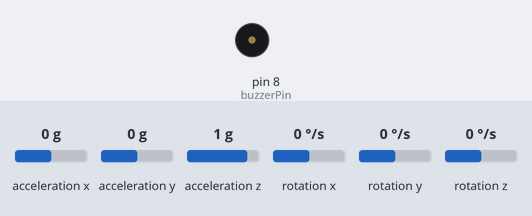
A sketch run on a simulated Arduino Uno, built with avr-gcc and run on an emulated ATmega328P. Shown: buzzer (waves = sounding, pin HIGH). Wiring (inferred from the names in the program): MPU-6050 motion sensor at I2C address 0x68. Inputs (shaded band) come from the test bench; at power-on: acceleration z 1 g, rotation x 0 °/s, acceleration x 0 g, acceleration y 0 g, rotation y 0 °/s, rotation z 0 °/s. What the sketch prints to the serial monitor is not drawn.

Above: at 1.2 s.
1.3 s: acceleration z set to 0 g
2.9 s: rotation x set to -95 °/s
4.4 s: rotation x set to -107 °/s
At 4.79 s:
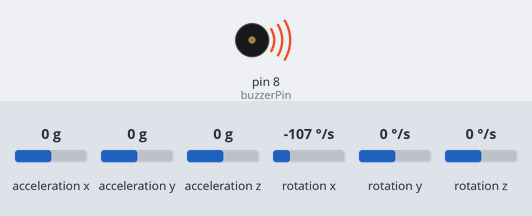
7.4 s: acceleration x set to -1.4 g
At 7.79 s:
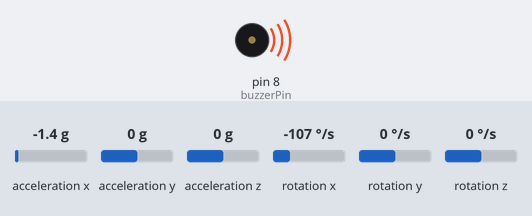
10.4 s: acceleration x set to -0.6 g
13.4 s: acceleration x set to -0.3 g
At 13.83 s:
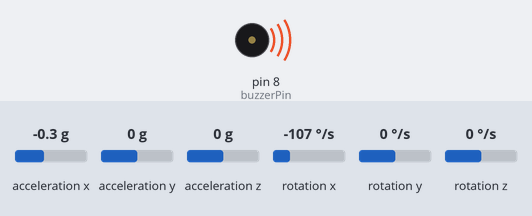
Timing chart, 0 to 17.4 s (numbered marks = the images above; inputs shaded):
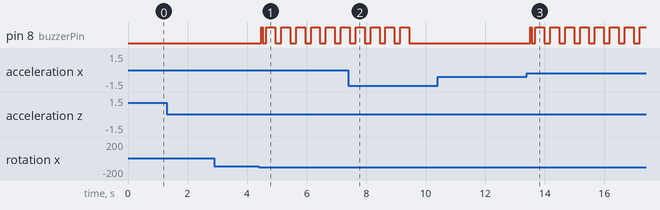

Measured:
- the behaviour switches between -100 and -101 °/s on rotation x (found by bisection; images 0 and 1)
- the behaviour switches between -0.5 and -0.4 g on acceleration x (found by bisection; images 2 and 3)
- after the input at 1.3 s, every drawn part: stays the same
- after the input at 2.9 s, every drawn part: stays the same
- after the input at 4.4 s, pin 8 (buzzerPin): goes HIGH 0.05 s, LOW 0.12 s, 5 × (HIGH 0.30 s, LOW 0.20 s), then HIGH, starting after 0.08 s
- after the input at 7.4 s, pin 8 (buzzerPin): goes on until 9.4 s, then stays LOW
- after the input at 10.4 s, every drawn part: stays the same
- after the input at 13.4 s, pin 8 (buzzerPin): goes HIGH 0.05 s, LOW 0.12 s, 7 × (HIGH 0.30 s, LOW 0.20 s), then HIGH, starting after 0.12 s

The sketch:

smart_helmet.ino
```cpp
#include <Wire.h>

const int MPU = 0x68;
long AcX, AcY, AcZ, GyX, GyY, GyZ;
float accelMagnitude, gyroMagnitude;

float accelThreshold = 1.8; // Sudden impact (in g)
float gyroThreshold = 100;  // Sudden rotation (in °/s)

const int buzzerPin = 8; // Buzzer connected to digital pin 8

unsigned long lastReadTime = 0;
unsigned long readInterval = 100; // Read every 100 ms

unsigned long pauseUntil = 0; // When to resume updates
bool paused = false;

unsigned long lastBeepTime = 0;
bool buzzerState = false;
unsigned long beepDuration = 300;   // ms ON
unsigned long beepPause = 200;      // ms OFF
unsigned long beepEndTime = 0;
bool beepingActive = false;

void setup() {
  Wire.begin();
  Wire.beginTransmission(MPU);
  Wire.write(0x6B);
  Wire.write(0);
  Wire.endTransmission(true);

  Serial.begin(9600);
  pinMode(buzzerPin, OUTPUT);
  digitalWrite(buzzerPin, LOW);

  Serial.println("Smart Helmet System Active...");
}

void loop() {
  unsigned long currentTime = millis();

  // ----- Handle pause after accident -----
  if (paused) {
    if (currentTime < pauseUntil) {
      handleBeeping(currentTime);
      return; // Skip reading MPU while paused
    } else {
      paused = false;
      beepingActive = false;
      digitalWrite(buzzerPin, LOW);
      Serial.println("✅ Resuming sensor updates...");
    }
  }

  // ----- Read MPU at fixed intervals -----
  if (currentTime - lastReadTime >= readInterval) {
    lastReadTime = currentTime;
    readMPU();
    detectAccident();
  }

  handleBeeping(currentTime);
}

void readMPU() {
  Wire.beginTransmission(MPU);
  Wire.write(0x3B);
  Wire.endTransmission(false);
  Wire.requestFrom(MPU, 14, true);

  AcX = Wire.read() << 8 | Wire.read();
  AcY = Wire.read() << 8 | Wire.read();
  AcZ = Wire.read() << 8 | Wire.read();
  Wire.read(); Wire.read(); // skip temperature
  GyX = Wire.read() << 8 | Wire.read();
  GyY = Wire.read() << 8 | Wire.read();
  GyZ = Wire.read() << 8 | Wire.read();

  if (AcX == 0 && AcY == 0 && AcZ == 0 && GyX == 0 && GyY == 0 && GyZ == 0) {
    Serial.println("⚠️ MPU6050 stuck, resetting...");
    resetMPU();
    return;
  }

  float Ax = AcX / 16384.0;
  float Ay = AcY / 16384.0;
  float Az = AcZ / 16384.0;
  float Gx = GyX / 131.0;
  float Gy = GyY / 131.0;
  float Gz = GyZ / 131.0;

  accelMagnitude = sqrt(Ax*Ax + Ay*Ay + Az*Az);
  gyroMagnitude = sqrt(Gx*Gx + Gy*Gy + Gz*Gz);

  Serial.print("Accel(g): ");
  Serial.print(accelMagnitude);
  Serial.print(" | Gyro(°/s): ");
  Serial.println(gyroMagnitude);
}

void detectAccident() {
  if ((accelMagnitude > accelThreshold || accelMagnitude < 0.5) && gyroMagnitude > gyroThreshold) {
    Serial.println("🚨 Accident Detected! (Strong impact + sudden rotation)");

    startBeeping(5000);    // Beep for 5 seconds
    pauseReadings(5000);   // Pause sensor updates for 5 seconds
  }
}

void startBeeping(unsigned long duration) {
  beepingActive = true;
  beepEndTime = millis() + duration;
  lastBeepTime = millis();
  buzzerState = true;
  digitalWrite(buzzerPin, HIGH);
}

void handleBeeping(unsigned long currentTime) {
  if (!beepingActive) return;

  if (currentTime >= beepEndTime) {
    beepingActive = false;
    digitalWrite(buzzerPin, LOW);
    return;
  }

  if (buzzerState && currentTime - lastBeepTime >= beepDuration) {
    buzzerState = false;
    digitalWrite(buzzerPin, LOW);
    lastBeepTime = currentTime;
  }
  else if (!buzzerState && currentTime - lastBeepTime >= beepPause) {
    buzzerState = true;
    digitalWrite(buzzerPin, HIGH);
    lastBeepTime = currentTime;
  }
}

void pauseReadings(unsigned long duration) {
  paused = true;
  pauseUntil = millis() + duration;
  Serial.println("⏸️ Pausing sensor updates for safety...");
}

void resetMPU() {
  Wire.beginTransmission(MPU);
  Wire.write(0x6B);
  Wire.write(0x80);
  Wire.endTransmission(true);
  delay(100);
  Wire.beginTransmission(MPU);
  Wire.write(0x6B);
  Wire.write(0x00);
  Wire.endTransmission(true);
  Serial.println("✅ MPU6050 reinitialized.");
}
```
